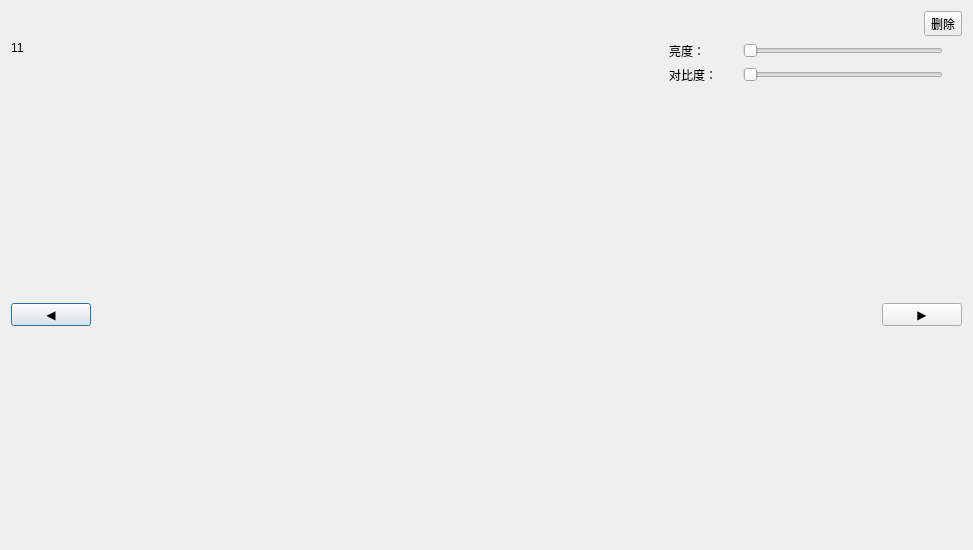
<?xml version="1.0" encoding="UTF-8"?>
<ui version="4.0">
 <class>Dialog</class>
 <widget class="QDialog" name="Dialog">
  <property name="geometry">
   <rect>
    <x>0</x>
    <y>0</y>
    <width>973</width>
    <height>550</height>
   </rect>
  </property>
  <property name="windowTitle">
   <string>图片详情</string>
  </property>
  <layout class="QVBoxLayout" name="verticalLayout_3">
   <item>
    <layout class="QHBoxLayout" name="horizontalLayout_5">
     <item>
      <widget class="QLabel" name="infoLab">
       <property name="text">
        <string>11</string>
       </property>
      </widget>
     </item>
     <item>
      <spacer name="horizontalSpacer_3">
       <property name="orientation">
        <enum>Qt::Orientation::Horizontal</enum>
       </property>
       <property name="sizeHint" stdset="0">
        <size>
         <width>40</width>
         <height>20</height>
        </size>
       </property>
      </spacer>
     </item>
     <item>
      <spacer name="horizontalSpacer_2">
       <property name="orientation">
        <enum>Qt::Orientation::Horizontal</enum>
       </property>
       <property name="sizeHint" stdset="0">
        <size>
         <width>40</width>
         <height>20</height>
        </size>
       </property>
      </spacer>
     </item>
     <item>
      <layout class="QVBoxLayout" name="verticalLayout_2">
       <item>
        <layout class="QHBoxLayout" name="horizontalLayout_4">
         <item>
          <spacer name="horizontalSpacer">
           <property name="orientation">
            <enum>Qt::Orientation::Horizontal</enum>
           </property>
           <property name="sizeHint" stdset="0">
            <size>
             <width>40</width>
             <height>20</height>
            </size>
           </property>
          </spacer>
         </item>
         <item>
          <widget class="QToolButton" name="deleteBtn">
           <property name="contextMenuPolicy">
            <enum>Qt::ContextMenuPolicy::DefaultContextMenu</enum>
           </property>
           <property name="text">
            <string>删除</string>
           </property>
          </widget>
         </item>
        </layout>
       </item>
       <item>
        <layout class="QVBoxLayout" name="verticalLayout">
         <property name="sizeConstraint">
          <enum>QLayout::SizeConstraint::SetFixedSize</enum>
         </property>
         <item>
          <layout class="QHBoxLayout" name="horizontalLayout_3">
           <property name="sizeConstraint">
            <enum>QLayout::SizeConstraint::SetFixedSize</enum>
           </property>
           <item>
            <widget class="QLabel" name="label">
             <property name="sizePolicy">
              <sizepolicy hsizetype="Fixed" vsizetype="Preferred">
               <horstretch>0</horstretch>
               <verstretch>0</verstretch>
              </sizepolicy>
             </property>
             <property name="minimumSize">
              <size>
               <width>50</width>
               <height>0</height>
              </size>
             </property>
             <property name="maximumSize">
              <size>
               <width>50</width>
               <height>16777215</height>
              </size>
             </property>
             <property name="text">
              <string>亮度：</string>
             </property>
            </widget>
           </item>
           <item>
            <widget class="QSlider" name="horizontalSlider">
             <property name="sizePolicy">
              <sizepolicy hsizetype="Fixed" vsizetype="Fixed">
               <horstretch>0</horstretch>
               <verstretch>0</verstretch>
              </sizepolicy>
             </property>
             <property name="minimumSize">
              <size>
               <width>200</width>
               <height>0</height>
              </size>
             </property>
             <property name="maximumSize">
              <size>
               <width>200</width>
               <height>16777215</height>
              </size>
             </property>
             <property name="orientation">
              <enum>Qt::Orientation::Horizontal</enum>
             </property>
            </widget>
           </item>
          </layout>
         </item>
         <item>
          <layout class="QHBoxLayout" name="horizontalLayout_2">
           <property name="sizeConstraint">
            <enum>QLayout::SizeConstraint::SetFixedSize</enum>
           </property>
           <item>
            <widget class="QLabel" name="label_2">
             <property name="sizePolicy">
              <sizepolicy hsizetype="Fixed" vsizetype="Preferred">
               <horstretch>0</horstretch>
               <verstretch>0</verstretch>
              </sizepolicy>
             </property>
             <property name="minimumSize">
              <size>
               <width>50</width>
               <height>0</height>
              </size>
             </property>
             <property name="maximumSize">
              <size>
               <width>50</width>
               <height>16777215</height>
              </size>
             </property>
             <property name="text">
              <string>对比度：</string>
             </property>
            </widget>
           </item>
           <item>
            <widget class="QSlider" name="horizontalSlider_2">
             <property name="sizePolicy">
              <sizepolicy hsizetype="Fixed" vsizetype="Fixed">
               <horstretch>0</horstretch>
               <verstretch>0</verstretch>
              </sizepolicy>
             </property>
             <property name="minimumSize">
              <size>
               <width>200</width>
               <height>0</height>
              </size>
             </property>
             <property name="maximumSize">
              <size>
               <width>200</width>
               <height>16777215</height>
              </size>
             </property>
             <property name="orientation">
              <enum>Qt::Orientation::Horizontal</enum>
             </property>
            </widget>
           </item>
          </layout>
         </item>
        </layout>
       </item>
      </layout>
     </item>
    </layout>
   </item>
   <item>
    <layout class="QHBoxLayout" name="horizontalLayout">
     <item>
      <widget class="QPushButton" name="prevBtn">
       <property name="text">
        <string>◀</string>
       </property>
      </widget>
     </item>
     <item>
      <widget class="QLabel" name="imgLab">
       <property name="sizePolicy">
        <sizepolicy hsizetype="Expanding" vsizetype="Expanding">
         <horstretch>0</horstretch>
         <verstretch>0</verstretch>
        </sizepolicy>
       </property>
       <property name="text">
        <string/>
       </property>
      </widget>
     </item>
     <item>
      <widget class="QPushButton" name="nextBtn">
       <property name="sizePolicy">
        <sizepolicy hsizetype="Fixed" vsizetype="Fixed">
         <horstretch>0</horstretch>
         <verstretch>0</verstretch>
        </sizepolicy>
       </property>
       <property name="text">
        <string>▶</string>
       </property>
      </widget>
     </item>
    </layout>
   </item>
  </layout>
 </widget>
 <resources/>
 <connections/>
</ui>
